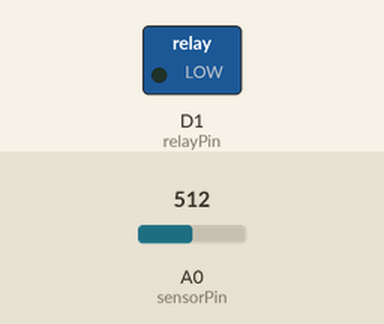
Simulated run of this sketch. Board: ESP8266 (NodeMCU). Shown: switched loads named in the sketch (green lamp = pin HIGH). The inputs (shaded band) are chosen by the test bench; at power-on: A0 (sensorPin) = 512. WiFi joins after 1.5 s; servers stay silent unless stated; storage starts empty; what the sketch prints to the serial monitor is not drawn.

Above: at 3.2 s.
3.3 s: A0 (sensorPin) set to 413
5.2 s: A0 (sensorPin) set to 387
At 7.1 s:
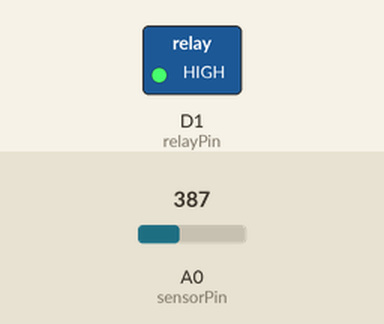
7.5 s: A0 (sensorPin) set to 410
At 8.6 s:
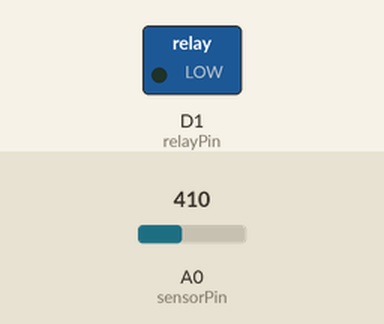
9.5 s: A0 (sensorPin) set to 390
At 11.3 s:
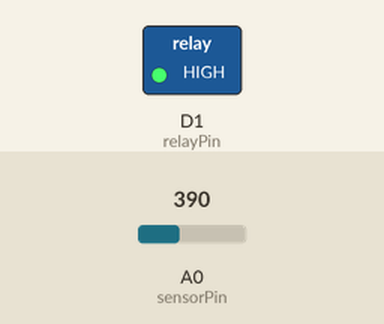
Timing chart, 0 to 12.5 s (numbered marks = the images above; inputs shaded):
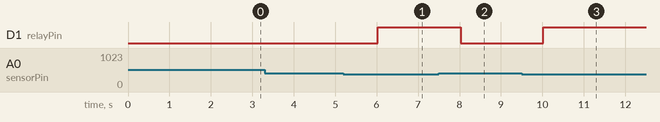

Measured:
- the behaviour switches between 400 and 399 on A0 (sensorPin) (found by bisection; images 0 and 1)
- after the input at 3.3 s, every drawn part: stays the same
- after the input at 5.2 s, D1 (relayPin): LOW → HIGH after 0.82 s
- after the input at 7.5 s, D1 (relayPin): HIGH → LOW after 0.52 s
- after the input at 9.5 s, D1 (relayPin): LOW → HIGH after 0.52 s

The sketch:

main.ino
```cpp
#include <ESP8266WiFi.h>
#include <ESPAsyncWebServer.h>
#include <FS.h> // เพิ่มสำหรับ SPIFFS

// กำหนด SSID และ Password ของ WiFi
const char* ssid = "BP9"; // <-- เปลี่ยนเป็น SSID ของคุณ
const char* password = "aaaaaaaa"; // <-- เปลี่ยนเป็น Password ของคุณ

// กำหนดขาที่ต่อกับเซ็นเซอร์วัดความชื้น
const int sensorPin = A0;
// กำหนดขาที่ต่อกับ Relay Module
const int relayPin = D1;
// กำหนดค่าความชื้นที่ต้องการ
const int threshold = 400;

// สร้าง Web Server object ที่ Port 80
AsyncWebServer server(80);

// ตัวแปรสำหรับเก็บสถานะการเชื่อมต่ออินเทอร์เน็ต
bool internetConnected = false;

void setup() {
  Serial.begin(115200);
  pinMode(relayPin, OUTPUT);

  // เชื่อมต่อ WiFi
  WiFi.begin(ssid, password);
  while (WiFi.status() != WL_CONNECTED) {
    delay(1000);
    Serial.println("Connecting to WiFi..");
  }
  Serial.println(WiFi.localIP());

  // ตรวจสอบการเชื่อมต่ออินเทอร์เน็ต
  checkInternetConnection();

  // เริ่ม SPIFFS
  if(!SPIFFS.begin()){
    Serial.println("An Error has occurred while mounting SPIFFS");
    return;
  }

  // Route สำหรับหน้าแรก
  server.on("/", HTTP_GET, [](AsyncWebServerRequest *request){
    request->send(SPIFFS, "/index.html", "text/html");  // ส่งชื่อไฟล์ index.html
  });

  // Route สำหรับส่งข้อมูลสถานะ
  server.on("/status", HTTP_GET, [](AsyncWebServerRequest *request){
    if (request->method() == HTTP_GET) {
      int sensorValue = analogRead(sensorPin);
      String pumpState = digitalRead(relayPin) == HIGH ? "ON" : "OFF";
      String internetState = internetConnected ? "Connected" : "Disconnected";
      String json = "{\"moisture\": " + String(sensorValue) + ", \"pumpStatus\": \"" + pumpState + "\", \"internetStatus\": \"" + internetState + "\"}";
      request->send(200, "application/json", json);
    } else {
      request->send(404);  // ส่ง 404 Not Found
    }
  });

  // Route สำหรับควบคุมปั๊มน้ำ
  server.on("/toggle", HTTP_POST, [](AsyncWebServerRequest *request){
    if (request->method() == HTTP_POST) {
      digitalWrite(relayPin, !digitalRead(relayPin));
      request->send(200, "text/plain", "OK");
    } else {
      request->send(404);  // ส่ง 404 Not Found
    }
  });

  // เริ่ม Web Server
  server.begin();
}

void loop() {
  // ตรวจสอบค่าความชื้นและควบคุมปั๊ม (เหมือนเดิม)
  int sensorValue = analogRead(sensorPin);
  if (sensorValue < threshold) {
    digitalWrite(relayPin, HIGH);
  } else {
    digitalWrite(relayPin, LOW);
  }

  // ตรวจสอบการเชื่อมต่ออินเทอร์เน็ตทุกๆ 10 วินาที
  if (millis() % 10000 == 0) {
    checkInternetConnection();
  }

  delay(1000);
}

// ฟังก์ชันสำหรับตรวจสอบการเชื่อมต่ออินเทอร์เน็ต
void checkInternetConnection() {
  if (WiFi.status() == WL_CONNECTED) {
    internetConnected = true;
    Serial.println("Internet connected");
  } else {
    internetConnected = false;
    Serial.println("Internet disconnected");
  }
}
```
